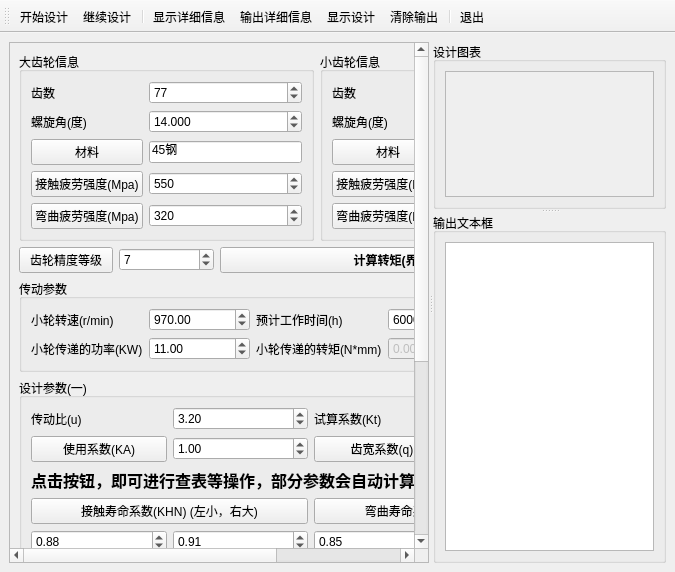
<?xml version="1.0" encoding="UTF-8"?>
<ui version="4.0">
 <class>MainWindow</class>
 <widget class="QMainWindow" name="MainWindow">
  <property name="geometry">
   <rect>
    <x>0</x>
    <y>0</y>
    <width>675</width>
    <height>572</height>
   </rect>
  </property>
  <property name="windowTitle">
   <string>齿轮设计UI</string>
  </property>
  <widget class="QWidget" name="centralwidget">
   <layout class="QVBoxLayout" name="verticalLayout_2">
    <item>
     <widget class="QSplitter" name="mainSplitter">
      <property name="orientation">
       <enum>Qt::Orientation::Horizontal</enum>
      </property>
      <widget class="QScrollArea" name="scrollArea_2">
       <property name="widgetResizable">
        <bool>true</bool>
       </property>
       <widget class="QWidget" name="scrollAreaWidgetContents_2">
        <property name="geometry">
         <rect>
          <x>0</x>
          <y>0</y>
          <width>446</width>
          <height>563</height>
         </rect>
        </property>
        <layout class="QGridLayout" name="gridLayout" columnstretch="1,1,1,3">
         <item row="0" column="0" colspan="3">
          <widget class="QGroupBox" name="groupBig">
           <property name="title">
            <string>大齿轮信息</string>
           </property>
           <layout class="QGridLayout" name="gridLayout_8">
            <item row="6" column="0">
             <widget class="QPushButton" name="btnBigOH">
              <property name="text">
               <string>接触疲劳强度(Mpa)</string>
              </property>
             </widget>
            </item>
            <item row="6" column="1">
             <widget class="QSpinBox" name="spinBigOH">
              <property name="maximum">
               <number>1000</number>
              </property>
              <property name="value">
               <number>550</number>
              </property>
             </widget>
            </item>
            <item row="0" column="0">
             <widget class="QLabel" name="label_23">
              <property name="text">
               <string>齿数</string>
              </property>
              <property name="alignment">
               <set>Qt::AlignmentFlag::AlignLeading|Qt::AlignmentFlag::AlignLeft|Qt::AlignmentFlag::AlignVCenter</set>
              </property>
             </widget>
            </item>
            <item row="0" column="1">
             <widget class="QSpinBox" name="spinBigZ">
              <property name="maximum">
               <number>1000</number>
              </property>
              <property name="value">
               <number>77</number>
              </property>
             </widget>
            </item>
            <item row="1" column="0">
             <widget class="QLabel" name="label_27">
              <property name="text">
               <string>螺旋角(度)</string>
              </property>
              <property name="alignment">
               <set>Qt::AlignmentFlag::AlignLeading|Qt::AlignmentFlag::AlignLeft|Qt::AlignmentFlag::AlignVCenter</set>
              </property>
             </widget>
            </item>
            <item row="1" column="1">
             <widget class="QDoubleSpinBox" name="spinBigP">
              <property name="decimals">
               <number>3</number>
              </property>
              <property name="value">
               <double>14.000000000000000</double>
              </property>
             </widget>
            </item>
            <item row="2" column="0">
             <widget class="QPushButton" name="btnBigMat">
              <property name="text">
               <string>材料</string>
              </property>
             </widget>
            </item>
            <item row="8" column="1">
             <widget class="QSpinBox" name="spinBigOF">
              <property name="maximum">
               <number>1000</number>
              </property>
              <property name="value">
               <number>320</number>
              </property>
             </widget>
            </item>
            <item row="2" column="1">
             <widget class="QLineEdit" name="editBigMat">
              <property name="text">
               <string>45钢</string>
              </property>
             </widget>
            </item>
            <item row="8" column="0">
             <widget class="QPushButton" name="btnBigOF">
              <property name="text">
               <string>弯曲疲劳强度(Mpa)</string>
              </property>
             </widget>
            </item>
           </layout>
          </widget>
         </item>
         <item row="0" column="3">
          <widget class="QGroupBox" name="groupSmall">
           <property name="title">
            <string>小齿轮信息</string>
           </property>
           <layout class="QGridLayout" name="gridLayout_9">
            <item row="1" column="1">
             <widget class="QDoubleSpinBox" name="spinSmallP">
              <property name="decimals">
               <number>3</number>
              </property>
              <property name="value">
               <double>14.000000000000000</double>
              </property>
             </widget>
            </item>
            <item row="0" column="0">
             <widget class="QLabel" name="label_28">
              <property name="text">
               <string>齿数</string>
              </property>
              <property name="alignment">
               <set>Qt::AlignmentFlag::AlignLeading|Qt::AlignmentFlag::AlignLeft|Qt::AlignmentFlag::AlignVCenter</set>
              </property>
             </widget>
            </item>
            <item row="6" column="1">
             <widget class="QSpinBox" name="spinSmallOH">
              <property name="maximum">
               <number>1000</number>
              </property>
              <property name="value">
               <number>600</number>
              </property>
             </widget>
            </item>
            <item row="2" column="1">
             <widget class="QLineEdit" name="editSmallMat">
              <property name="text">
               <string>40Cr</string>
              </property>
             </widget>
            </item>
            <item row="0" column="1">
             <widget class="QSpinBox" name="spinSmallZ">
              <property name="maximum">
               <number>1000</number>
              </property>
              <property name="value">
               <number>24</number>
              </property>
             </widget>
            </item>
            <item row="1" column="0">
             <widget class="QLabel" name="label_32">
              <property name="text">
               <string>螺旋角(度)</string>
              </property>
              <property name="alignment">
               <set>Qt::AlignmentFlag::AlignLeading|Qt::AlignmentFlag::AlignLeft|Qt::AlignmentFlag::AlignVCenter</set>
              </property>
             </widget>
            </item>
            <item row="8" column="1">
             <widget class="QSpinBox" name="spinSmallOF">
              <property name="maximum">
               <number>1000</number>
              </property>
              <property name="value">
               <number>500</number>
              </property>
             </widget>
            </item>
            <item row="2" column="0">
             <widget class="QPushButton" name="btnSmallMat">
              <property name="text">
               <string>材料</string>
              </property>
             </widget>
            </item>
            <item row="6" column="0">
             <widget class="QPushButton" name="btnSmallOH">
              <property name="text">
               <string>接触疲劳强度(Mpa)</string>
              </property>
             </widget>
            </item>
            <item row="8" column="0">
             <widget class="QPushButton" name="btnSmallOF">
              <property name="text">
               <string>弯曲疲劳强度(Mpa)</string>
              </property>
             </widget>
            </item>
           </layout>
          </widget>
         </item>
         <item row="1" column="1">
          <widget class="QSpinBox" name="spinLevel">
           <property name="enabled">
            <bool>true</bool>
           </property>
           <property name="value">
            <number>7</number>
           </property>
          </widget>
         </item>
         <item row="1" column="2" colspan="2">
          <widget class="QPushButton" name="btnGetT">
           <property name="font">
            <font>
             <bold>true</bold>
            </font>
           </property>
           <property name="text">
            <string>计算转矩(界面可拖放)</string>
           </property>
          </widget>
         </item>
         <item row="2" column="0" colspan="4">
          <widget class="QGroupBox" name="groupDrive">
           <property name="title">
            <string>传动参数</string>
           </property>
           <layout class="QGridLayout" name="gridLayout_10" columnstretch="1,1,1,2">
            <item row="0" column="0">
             <widget class="QLabel" name="label_34">
              <property name="text">
               <string>小轮转速(r/min)</string>
              </property>
             </widget>
            </item>
            <item row="0" column="1">
             <widget class="QDoubleSpinBox" name="spin_n">
              <property name="maximum">
               <double>5000.000000000000000</double>
              </property>
              <property name="value">
               <double>970.000000000000000</double>
              </property>
             </widget>
            </item>
            <item row="0" column="2">
             <widget class="QLabel" name="label_35">
              <property name="text">
               <string>预计工作时间(h)</string>
              </property>
             </widget>
            </item>
            <item row="0" column="3">
             <widget class="QSpinBox" name="spinTime">
              <property name="maximum">
               <number>120000</number>
              </property>
              <property name="singleStep">
               <number>200</number>
              </property>
              <property name="value">
               <number>60000</number>
              </property>
              <property name="displayIntegerBase">
               <number>10</number>
              </property>
             </widget>
            </item>
            <item row="1" column="0">
             <widget class="QLabel" name="label_36">
              <property name="text">
               <string>小轮传递的功率(KW)</string>
              </property>
             </widget>
            </item>
            <item row="1" column="1">
             <widget class="QDoubleSpinBox" name="spinP">
              <property name="maximum">
               <double>50.000000000000000</double>
              </property>
              <property name="value">
               <double>11.000000000000000</double>
              </property>
             </widget>
            </item>
            <item row="1" column="2">
             <widget class="QLabel" name="label_37">
              <property name="text">
               <string>小轮传递的转矩(N*mm)</string>
              </property>
             </widget>
            </item>
            <item row="1" column="3">
             <widget class="QDoubleSpinBox" name="spinT">
              <property name="enabled">
               <bool>false</bool>
              </property>
              <property name="maximum">
               <double>50000000.000000000000000</double>
              </property>
             </widget>
            </item>
           </layout>
          </widget>
         </item>
         <item row="3" column="0" colspan="4">
          <widget class="QGroupBox" name="groupDOne">
           <property name="title">
            <string>设计参数(一)</string>
           </property>
           <layout class="QGridLayout" name="gridLayout_11" columnstretch="1,1,1,1">
            <item row="5" column="3">
             <widget class="QDoubleSpinBox" name="spinKFN2">
              <property name="maximum">
               <double>5000.000000000000000</double>
              </property>
              <property name="value">
               <double>0.880000000000000</double>
              </property>
             </widget>
            </item>
            <item row="6" column="0" colspan="2">
             <widget class="QPushButton" name="btnYFa">
              <property name="text">
               <string>齿形系数(YFa) (左小，右大)</string>
              </property>
             </widget>
            </item>
            <item row="8" column="3">
             <widget class="QDoubleSpinBox" name="spinSF">
              <property name="maximum">
               <double>5000.000000000000000</double>
              </property>
              <property name="value">
               <double>1.400000000000000</double>
              </property>
             </widget>
            </item>
            <item row="0" column="3">
             <widget class="QDoubleSpinBox" name="spinKt">
              <property name="maximum">
               <double>5.000000000000000</double>
              </property>
              <property name="value">
               <double>1.300000000000000</double>
              </property>
             </widget>
            </item>
            <item row="5" column="2">
             <widget class="QDoubleSpinBox" name="spinKFN1">
              <property name="maximum">
               <double>5000.000000000000000</double>
              </property>
              <property name="value">
               <double>0.850000000000000</double>
              </property>
             </widget>
            </item>
            <item row="8" column="2">
             <widget class="QLabel" name="label_2">
              <property name="text">
               <string>弯曲疲劳安全系数(SF)</string>
              </property>
             </widget>
            </item>
            <item row="2" column="0" colspan="4">
             <widget class="QLabel" name="label_38">
              <property name="font">
               <font>
                <pointsize>12</pointsize>
                <bold>true</bold>
               </font>
              </property>
              <property name="autoFillBackground">
               <bool>false</bool>
              </property>
              <property name="text">
               <string>点击按钮，即可进行查表等操作，部分参数会自动计算完毕，请按顺序输入参数</string>
              </property>
             </widget>
            </item>
            <item row="5" column="1">
             <widget class="QDoubleSpinBox" name="spinKHN2">
              <property name="maximum">
               <double>5000.000000000000000</double>
              </property>
              <property name="value">
               <double>0.910000000000000</double>
              </property>
             </widget>
            </item>
            <item row="8" column="0">
             <widget class="QLabel" name="label">
              <property name="text">
               <string>接触疲劳安全系数(SH)</string>
              </property>
             </widget>
            </item>
            <item row="0" column="0">
             <widget class="QLabel" name="label_42">
              <property name="text">
               <string>传动比(u)</string>
              </property>
             </widget>
            </item>
            <item row="0" column="1">
             <widget class="QDoubleSpinBox" name="spinU">
              <property name="maximum">
               <double>6.000000000000000</double>
              </property>
              <property name="value">
               <double>3.200000000000000</double>
              </property>
             </widget>
            </item>
            <item row="1" column="1">
             <widget class="QDoubleSpinBox" name="spinKA">
              <property name="maximum">
               <double>3.000000000000000</double>
              </property>
              <property name="value">
               <double>1.000000000000000</double>
              </property>
             </widget>
            </item>
            <item row="5" column="0">
             <widget class="QDoubleSpinBox" name="spinKHN1">
              <property name="maximum">
               <double>5000.000000000000000</double>
              </property>
              <property name="value">
               <double>0.880000000000000</double>
              </property>
             </widget>
            </item>
            <item row="1" column="3">
             <widget class="QDoubleSpinBox" name="spin_q">
              <property name="maximum">
               <double>5000.000000000000000</double>
              </property>
              <property name="value">
               <double>1.000000000000000</double>
              </property>
             </widget>
            </item>
            <item row="3" column="0" colspan="2">
             <widget class="QPushButton" name="btnKHN">
              <property name="text">
               <string>接触寿命系数(KHN) (左小，右大)</string>
              </property>
             </widget>
            </item>
            <item row="6" column="2" colspan="2">
             <widget class="QPushButton" name="btnYSa">
              <property name="text">
               <string>应力修正系数(YSa) (左小，右大)</string>
              </property>
             </widget>
            </item>
            <item row="3" column="2" colspan="2">
             <widget class="QPushButton" name="btnKFN">
              <property name="text">
               <string>弯曲寿命系数(KFN) (左小，右大)</string>
              </property>
             </widget>
            </item>
            <item row="8" column="1">
             <widget class="QDoubleSpinBox" name="spinSH">
              <property name="maximum">
               <double>5000.000000000000000</double>
              </property>
              <property name="value">
               <double>1.000000000000000</double>
              </property>
             </widget>
            </item>
            <item row="0" column="2">
             <widget class="QLabel" name="label_40">
              <property name="text">
               <string>试算系数(Kt)</string>
              </property>
             </widget>
            </item>
            <item row="1" column="0">
             <widget class="QPushButton" name="btnKA">
              <property name="text">
               <string>使用系数(KA)</string>
              </property>
             </widget>
            </item>
            <item row="1" column="2">
             <widget class="QPushButton" name="btn_q">
              <property name="text">
               <string>齿宽系数(q)</string>
              </property>
             </widget>
            </item>
            <item row="7" column="0">
             <widget class="QDoubleSpinBox" name="spinYFa1">
              <property name="decimals">
               <number>2</number>
              </property>
              <property name="value">
               <double>2.590000000000000</double>
              </property>
             </widget>
            </item>
            <item row="7" column="1">
             <widget class="QDoubleSpinBox" name="spinYFa2">
              <property name="decimals">
               <number>2</number>
              </property>
              <property name="value">
               <double>2.210000000000000</double>
              </property>
             </widget>
            </item>
            <item row="7" column="2">
             <widget class="QDoubleSpinBox" name="spinYSa1">
              <property name="decimals">
               <number>2</number>
              </property>
              <property name="value">
               <double>1.600000000000000</double>
              </property>
             </widget>
            </item>
            <item row="7" column="3">
             <widget class="QDoubleSpinBox" name="spinYSa2">
              <property name="decimals">
               <number>2</number>
              </property>
              <property name="value">
               <double>1.770000000000000</double>
              </property>
             </widget>
            </item>
           </layout>
          </widget>
         </item>
         <item row="4" column="0" colspan="4">
          <widget class="QGroupBox" name="groupDTwo">
           <property name="enabled">
            <bool>true</bool>
           </property>
           <property name="title">
            <string>设计参数(二)  (请先点击”开始设计“，输入好参数后，点击“继续设计”)</string>
           </property>
           <layout class="QGridLayout" name="gridLayout_12">
            <item row="3" column="1">
             <widget class="QDoubleSpinBox" name="spin_m">
              <property name="enabled">
               <bool>false</bool>
              </property>
              <property name="maximum">
               <double>5000.000000000000000</double>
              </property>
              <property name="value">
               <double>1.000000000000000</double>
              </property>
             </widget>
            </item>
            <item row="1" column="2">
             <widget class="QPushButton" name="btnKFb">
              <property name="enabled">
               <bool>false</bool>
              </property>
              <property name="text">
               <string>弯曲齿向载荷分配系数</string>
              </property>
             </widget>
            </item>
            <item row="2" column="0">
             <widget class="QPushButton" name="btnKHV">
              <property name="enabled">
               <bool>false</bool>
              </property>
              <property name="text">
               <string>接触动载系数</string>
              </property>
             </widget>
            </item>
            <item row="1" column="3">
             <widget class="QDoubleSpinBox" name="spinKFb">
              <property name="enabled">
               <bool>false</bool>
              </property>
              <property name="decimals">
               <number>3</number>
              </property>
              <property name="maximum">
               <double>5000.000000000000000</double>
              </property>
              <property name="value">
               <double>1.280000000000000</double>
              </property>
             </widget>
            </item>
            <item row="3" column="0">
             <widget class="QPushButton" name="btn_m">
              <property name="enabled">
               <bool>false</bool>
              </property>
              <property name="text">
               <string>圆整模数</string>
              </property>
             </widget>
            </item>
            <item row="1" column="1">
             <widget class="QDoubleSpinBox" name="spinKHb">
              <property name="enabled">
               <bool>false</bool>
              </property>
              <property name="decimals">
               <number>3</number>
              </property>
              <property name="maximum">
               <double>5000.000000000000000</double>
              </property>
              <property name="value">
               <double>1.318000000000000</double>
              </property>
             </widget>
            </item>
            <item row="2" column="2">
             <widget class="QPushButton" name="btnKFV">
              <property name="enabled">
               <bool>false</bool>
              </property>
              <property name="text">
               <string>弯曲动载系数</string>
              </property>
             </widget>
            </item>
            <item row="3" column="3">
             <widget class="QDoubleSpinBox" name="spin_a">
              <property name="enabled">
               <bool>false</bool>
              </property>
              <property name="maximum">
               <double>5000.000000000000000</double>
              </property>
              <property name="value">
               <double>1.000000000000000</double>
              </property>
             </widget>
            </item>
            <item row="2" column="1">
             <widget class="QDoubleSpinBox" name="spinKHV">
              <property name="enabled">
               <bool>false</bool>
              </property>
              <property name="maximum">
               <double>5000.000000000000000</double>
              </property>
              <property name="value">
               <double>1.100000000000000</double>
              </property>
             </widget>
            </item>
            <item row="2" column="3">
             <widget class="QDoubleSpinBox" name="spinKFV">
              <property name="enabled">
               <bool>false</bool>
              </property>
              <property name="maximum">
               <double>5000.000000000000000</double>
              </property>
              <property name="value">
               <double>1.070000000000000</double>
              </property>
             </widget>
            </item>
            <item row="1" column="0">
             <widget class="QPushButton" name="btnKHb">
              <property name="enabled">
               <bool>false</bool>
              </property>
              <property name="text">
               <string>接触齿向载荷分配系数</string>
              </property>
             </widget>
            </item>
            <item row="3" column="2">
             <widget class="QPushButton" name="btn_a">
              <property name="enabled">
               <bool>false</bool>
              </property>
              <property name="text">
               <string>圆整中心距</string>
              </property>
             </widget>
            </item>
            <item row="0" column="0">
             <widget class="QPushButton" name="btnKHa">
              <property name="enabled">
               <bool>false</bool>
              </property>
              <property name="text">
               <string>接触齿间载荷分配系数</string>
              </property>
             </widget>
            </item>
            <item row="0" column="1">
             <widget class="QDoubleSpinBox" name="spinKHa">
              <property name="enabled">
               <bool>false</bool>
              </property>
              <property name="value">
               <double>1.400000000000000</double>
              </property>
             </widget>
            </item>
            <item row="0" column="2">
             <widget class="QPushButton" name="btnKFa">
              <property name="enabled">
               <bool>false</bool>
              </property>
              <property name="text">
               <string>弯曲齿间载荷分配系数</string>
              </property>
             </widget>
            </item>
            <item row="0" column="3">
             <widget class="QDoubleSpinBox" name="spinKFa">
              <property name="enabled">
               <bool>false</bool>
              </property>
              <property name="value">
               <double>1.200000000000000</double>
              </property>
             </widget>
            </item>
           </layout>
          </widget>
         </item>
         <item row="1" column="0">
          <widget class="QPushButton" name="btnLevel">
           <property name="text">
            <string>齿轮精度等级</string>
           </property>
          </widget>
         </item>
        </layout>
       </widget>
      </widget>
      <widget class="QSplitter" name="splitter">
       <property name="orientation">
        <enum>Qt::Orientation::Vertical</enum>
       </property>
       <widget class="QGroupBox" name="groupChart">
        <property name="title">
         <string>设计图表</string>
        </property>
        <layout class="QVBoxLayout" name="verticalLayout">
         <item>
          <widget class="QScrollArea" name="scrollArea_3">
           <property name="widgetResizable">
            <bool>true</bool>
           </property>
           <widget class="QWidget" name="scrollAreaWidgetContents_3">
            <property name="geometry">
             <rect>
              <x>0</x>
              <y>0</y>
              <width>775</width>
              <height>414</height>
             </rect>
            </property>
            <layout class="QVBoxLayout" name="verticalLayout_4">
             <item>
              <widget class="QLabel" name="labChart">
               <property name="text">
                <string/>
               </property>
               <property name="pixmap">
                <pixmap resource="res.qrc">:/images/images/KA.png</pixmap>
               </property>
              </widget>
             </item>
            </layout>
           </widget>
          </widget>
         </item>
        </layout>
       </widget>
       <widget class="QGroupBox" name="groupShow">
        <property name="title">
         <string>输出文本框</string>
        </property>
        <layout class="QVBoxLayout" name="verticalLayout_3">
         <item>
          <widget class="QPlainTextEdit" name="textEdit"/>
         </item>
        </layout>
       </widget>
      </widget>
     </widget>
    </item>
   </layout>
  </widget>
  <widget class="QToolBar" name="toolBar">
   <property name="windowTitle">
    <string>toolBar</string>
   </property>
   <property name="toolButtonStyle">
    <enum>Qt::ToolButtonStyle::ToolButtonTextUnderIcon</enum>
   </property>
   <attribute name="toolBarArea">
    <enum>TopToolBarArea</enum>
   </attribute>
   <attribute name="toolBarBreak">
    <bool>false</bool>
   </attribute>
   <addaction name="actStart"/>
   <addaction name="actContinue"/>
   <addaction name="separator"/>
   <addaction name="actShowAll"/>
   <addaction name="actOutput"/>
   <addaction name="actShow"/>
   <addaction name="actClear"/>
   <addaction name="separator"/>
   <addaction name="actExit"/>
  </widget>
  <action name="actStart">
   <property name="icon">
    <iconset resource="res.qrc">
     <normaloff>:/images/images/wizard24.png</normaloff>:/images/images/wizard24.png</iconset>
   </property>
   <property name="text">
    <string>开始设计</string>
   </property>
   <property name="toolTip">
    <string>开始齿轮设计</string>
   </property>
   <property name="menuRole">
    <enum>QAction::MenuRole::NoRole</enum>
   </property>
  </action>
  <action name="actShowAll">
   <property name="icon">
    <iconset resource="res.qrc">
     <normaloff>:/images/images/124.bmp</normaloff>:/images/images/124.bmp</iconset>
   </property>
   <property name="text">
    <string>显示详细信息</string>
   </property>
   <property name="toolTip">
    <string>显示详细的设计信息</string>
   </property>
   <property name="menuRole">
    <enum>QAction::MenuRole::NoRole</enum>
   </property>
  </action>
  <action name="actShow">
   <property name="icon">
    <iconset resource="res.qrc">
     <normaloff>:/images/images/704.bmp</normaloff>:/images/images/704.bmp</iconset>
   </property>
   <property name="text">
    <string>显示设计</string>
   </property>
   <property name="toolTip">
    <string>显示设计信息</string>
   </property>
   <property name="menuRole">
    <enum>QAction::MenuRole::NoRole</enum>
   </property>
  </action>
  <action name="actClear">
   <property name="icon">
    <iconset resource="res.qrc">
     <normaloff>:/images/images/103.bmp</normaloff>:/images/images/103.bmp</iconset>
   </property>
   <property name="text">
    <string>清除输出</string>
   </property>
   <property name="toolTip">
    <string>清除输出</string>
   </property>
   <property name="menuRole">
    <enum>QAction::MenuRole::NoRole</enum>
   </property>
  </action>
  <action name="actExit">
   <property name="icon">
    <iconset resource="res.qrc">
     <normaloff>:/images/images/exit.bmp</normaloff>:/images/images/exit.bmp</iconset>
   </property>
   <property name="text">
    <string>退出</string>
   </property>
   <property name="toolTip">
    <string>退出程序</string>
   </property>
   <property name="menuRole">
    <enum>QAction::MenuRole::NoRole</enum>
   </property>
  </action>
  <action name="actContinue">
   <property name="icon">
    <iconset resource="res.qrc">
     <normaloff>:/images/images/322.bmp</normaloff>:/images/images/322.bmp</iconset>
   </property>
   <property name="text">
    <string>继续设计</string>
   </property>
   <property name="toolTip">
    <string>继续进行设计</string>
   </property>
   <property name="menuRole">
    <enum>QAction::MenuRole::NoRole</enum>
   </property>
  </action>
  <action name="actOutput">
   <property name="icon">
    <iconset resource="res.qrc">
     <normaloff>:/images/images/delfold1.bmp</normaloff>:/images/images/delfold1.bmp</iconset>
   </property>
   <property name="text">
    <string>输出详细信息</string>
   </property>
   <property name="toolTip">
    <string>输出详细信息到文件</string>
   </property>
   <property name="menuRole">
    <enum>QAction::MenuRole::NoRole</enum>
   </property>
  </action>
 </widget>
 <resources>
  <include location="res.qrc"/>
 </resources>
 <connections>
  <connection>
   <sender>actExit</sender>
   <signal>triggered()</signal>
   <receiver>MainWindow</receiver>
   <slot>close()</slot>
   <hints>
    <hint type="sourcelabel">
     <x>-1</x>
     <y>-1</y>
    </hint>
    <hint type="destinationlabel">
     <x>299</x>
     <y>188</y>
    </hint>
   </hints>
  </connection>
  <connection>
   <sender>actClear</sender>
   <signal>triggered()</signal>
   <receiver>textEdit</receiver>
   <slot>clear()</slot>
   <hints>
    <hint type="sourcelabel">
     <x>-1</x>
     <y>-1</y>
    </hint>
    <hint type="destinationlabel">
     <x>534</x>
     <y>378</y>
    </hint>
   </hints>
  </connection>
  <connection>
   <sender>spinSmallP</sender>
   <signal>valueChanged(double)</signal>
   <receiver>spinBigP</receiver>
   <slot>setValue(double)</slot>
   <hints>
    <hint type="sourcelabel">
     <x>383</x>
     <y>105</y>
    </hint>
    <hint type="destinationlabel">
     <x>164</x>
     <y>105</y>
    </hint>
   </hints>
  </connection>
  <connection>
   <sender>spinBigP</sender>
   <signal>valueChanged(double)</signal>
   <receiver>spinSmallP</receiver>
   <slot>setValue(double)</slot>
   <hints>
    <hint type="sourcelabel">
     <x>164</x>
     <y>105</y>
    </hint>
    <hint type="destinationlabel">
     <x>383</x>
     <y>105</y>
    </hint>
   </hints>
  </connection>
 </connections>
</ui>
